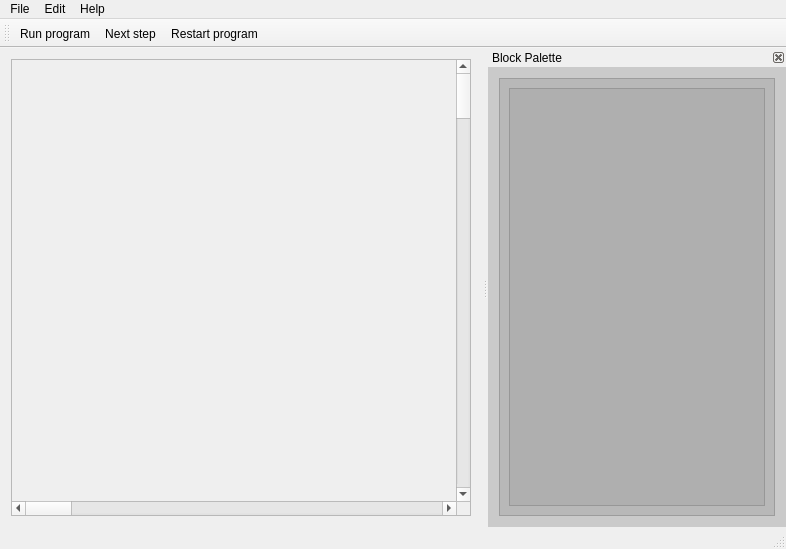
<?xml version="1.0" encoding="UTF-8"?>
<ui version="4.0">
 <class>MainWindow</class>
 <widget class="QMainWindow" name="MainWindow">
  <property name="geometry">
   <rect>
    <x>0</x>
    <y>0</y>
    <width>786</width>
    <height>549</height>
   </rect>
  </property>
  <property name="windowTitle">
   <string>C++ Forge</string>
  </property>
  <widget class="QWidget" name="centralWidget">
   <layout class="QHBoxLayout" name="horizontalLayout">
    <item>
     <widget class="QScrollArea" name="ScrollArea">
      <property name="widgetResizable">
       <bool>true</bool>
      </property>
      <widget class="Canvas_UI" name="main_field">
       <property name="geometry">
        <rect>
         <x>0</x>
         <y>0</y>
         <width>65536</width>
         <height>65536</height>
        </rect>
       </property>
       <property name="minimumSize">
        <size>
         <width>65536</width>
         <height>65536</height>
        </size>
       </property>
       <widget class="Block_UI" name="widget" native="true">
        <property name="enabled">
         <bool>true</bool>
        </property>
        <property name="geometry">
         <rect>
          <x>500</x>
          <y>310</y>
          <width>100</width>
          <height>100</height>
         </rect>
        </property>
        <property name="styleSheet">
         <string notr="true">background-color: qlineargradient(spread:pad, x0:0, y1:0, x2:1, y2:1, stop:0 rgba(126, 126, 126, 255), stop:1 rgba(255, 255, 255, 255));
border-color: rgb(46, 52, 54);</string>
        </property>
       </widget>
      </widget>
     </widget>
    </item>
   </layout>
  </widget>
  <widget class="QMenuBar" name="menuBar">
   <property name="geometry">
    <rect>
     <x>0</x>
     <y>0</y>
     <width>786</width>
     <height>25</height>
    </rect>
   </property>
   <widget class="QMenu" name="menuEdit">
    <property name="title">
     <string>Edit</string>
    </property>
    <addaction name="actionRun_program"/>
    <addaction name="actionNext_step"/>
    <addaction name="actionRestart_program"/>
   </widget>
   <widget class="QMenu" name="menuHelp">
    <property name="title">
     <string>Help</string>
    </property>
    <addaction name="actionHow_to"/>
   </widget>
   <widget class="QMenu" name="menuFIle">
    <property name="title">
     <string>File</string>
    </property>
    <addaction name="actionNew_File"/>
    <addaction name="actionSave_File"/>
    <addaction name="actionLoad_File"/>
    <addaction name="actionQuit"/>
   </widget>
   <addaction name="menuFIle"/>
   <addaction name="menuEdit"/>
   <addaction name="menuHelp"/>
  </widget>
  <widget class="QToolBar" name="mainToolBar">
   <property name="enabled">
    <bool>true</bool>
   </property>
   <attribute name="toolBarArea">
    <enum>TopToolBarArea</enum>
   </attribute>
   <attribute name="toolBarBreak">
    <bool>false</bool>
   </attribute>
   <addaction name="actionRun_program"/>
   <addaction name="actionNext_step"/>
   <addaction name="actionRestart_program"/>
  </widget>
  <widget class="QStatusBar" name="statusBar"/>
  <widget class="QDockWidget" name="Dock_BlockPalette">
   <property name="minimumSize">
    <size>
     <width>152</width>
     <height>246</height>
    </size>
   </property>
   <property name="mouseTracking">
    <bool>false</bool>
   </property>
   <property name="styleSheet">
    <string notr="true">background-color: rgba(165, 165, 165, 128);</string>
   </property>
   <property name="features">
    <set>QDockWidget::DockWidgetClosable|QDockWidget::DockWidgetMovable</set>
   </property>
   <property name="windowTitle">
    <string>Block Palette</string>
   </property>
   <attribute name="dockWidgetArea">
    <number>2</number>
   </attribute>
   <widget class="QWidget" name="dockWidgetContents_BlockPalette">
    <layout class="QVBoxLayout" name="verticalLayout">
     <item>
      <widget class="QFrame" name="Frame_BlockPalette">
       <property name="frameShape">
        <enum>QFrame::StyledPanel</enum>
       </property>
       <property name="frameShadow">
        <enum>QFrame::Raised</enum>
       </property>
       <layout class="QVBoxLayout" name="verticalLayout_2">
        <property name="sizeConstraint">
         <enum>QLayout::SetDefaultConstraint</enum>
        </property>
        <property name="leftMargin">
         <number>9</number>
        </property>
        <property name="topMargin">
         <number>9</number>
        </property>
        <property name="rightMargin">
         <number>9</number>
        </property>
        <property name="bottomMargin">
         <number>9</number>
        </property>
        <item>
         <widget class="BlockPalette_UI" name="block_palette">
          <property name="rootIsDecorated">
           <bool>true</bool>
          </property>
          <property name="columnCount">
           <number>1</number>
          </property>
          <attribute name="headerVisible">
           <bool>false</bool>
          </attribute>
          <column>
           <property name="text">
            <string notr="true">1</string>
           </property>
          </column>
         </widget>
        </item>
       </layout>
      </widget>
     </item>
    </layout>
   </widget>
  </widget>
  <action name="actionNew_File">
   <property name="icon">
    <iconset resource="resources.qrc">
     <normaloff>:/menubar/icons/new_file.ico</normaloff>:/menubar/icons/new_file.ico</iconset>
   </property>
   <property name="text">
    <string>New File</string>
   </property>
   <property name="toolTip">
    <string>New File</string>
   </property>
   <property name="statusTip">
    <string/>
   </property>
   <property name="whatsThis">
    <string/>
   </property>
   <property name="shortcut">
    <string>Ctrl+N</string>
   </property>
  </action>
  <action name="actionSave_File">
   <property name="icon">
    <iconset resource="resources.qrc">
     <normaloff>:/menubar/icons/save_file.png</normaloff>:/menubar/icons/save_file.png</iconset>
   </property>
   <property name="text">
    <string>Save File</string>
   </property>
   <property name="shortcut">
    <string>Ctrl+S</string>
   </property>
  </action>
  <action name="actionLoad_File">
   <property name="icon">
    <iconset resource="resources.qrc">
     <normaloff>:/menubar/icons/load_file.png</normaloff>:/menubar/icons/load_file.png</iconset>
   </property>
   <property name="text">
    <string>Load File</string>
   </property>
   <property name="shortcut">
    <string>Ctrl+O</string>
   </property>
  </action>
  <action name="actionQuit">
   <property name="icon">
    <iconset resource="resources.qrc">
     <normaloff>:/menubar/icons/exit.png</normaloff>:/menubar/icons/exit.png</iconset>
   </property>
   <property name="text">
    <string>Quit</string>
   </property>
   <property name="shortcut">
    <string>Ctrl+Q</string>
   </property>
  </action>
  <action name="actionHow_to">
   <property name="icon">
    <iconset resource="resources.qrc">
     <normaloff>:/menubar/icons/help.png</normaloff>:/menubar/icons/help.png</iconset>
   </property>
   <property name="text">
    <string>How to...</string>
   </property>
   <property name="shortcut">
    <string>Ctrl+H</string>
   </property>
  </action>
  <action name="actionRun_program">
   <property name="icon">
    <iconset resource="resources.qrc">
     <normaloff>:/menubar/icons/start_program2.png.png</normaloff>:/menubar/icons/start_program2.png.png</iconset>
   </property>
   <property name="text">
    <string>Run program</string>
   </property>
   <property name="shortcut">
    <string>Ctrl+R</string>
   </property>
  </action>
  <action name="actionNext_step">
   <property name="icon">
    <iconset resource="resources.qrc">
     <normaloff>:/menubar/icons/next_block.png</normaloff>:/menubar/icons/next_block.png</iconset>
   </property>
   <property name="text">
    <string>Next step</string>
   </property>
   <property name="shortcut">
    <string>Ctrl+T</string>
   </property>
  </action>
  <action name="actionRestart_program">
   <property name="icon">
    <iconset resource="resources.qrc">
     <normaloff>:/menubar/icons/restart_program.png</normaloff>:/menubar/icons/restart_program.png</iconset>
   </property>
   <property name="text">
    <string>Restart program</string>
   </property>
   <property name="shortcut">
    <string>Ctrl+P</string>
   </property>
  </action>
 </widget>
 <layoutdefault spacing="6" margin="11"/>
 <customwidgets>
  <customwidget>
   <class>Block_UI</class>
   <extends>QWidget</extends>
   <header>block_ui.h</header>
   <container>1</container>
  </customwidget>
  <customwidget>
   <class>Canvas_UI</class>
   <extends>QWidget</extends>
   <header>canvas_ui.h</header>
   <container>1</container>
  </customwidget>
  <customwidget>
   <class>BlockPalette_UI</class>
   <extends>QTreeWidget</extends>
   <header>blockpalette_ui.h</header>
  </customwidget>
 </customwidgets>
 <resources>
  <include location="resources.qrc"/>
 </resources>
 <connections/>
</ui>
